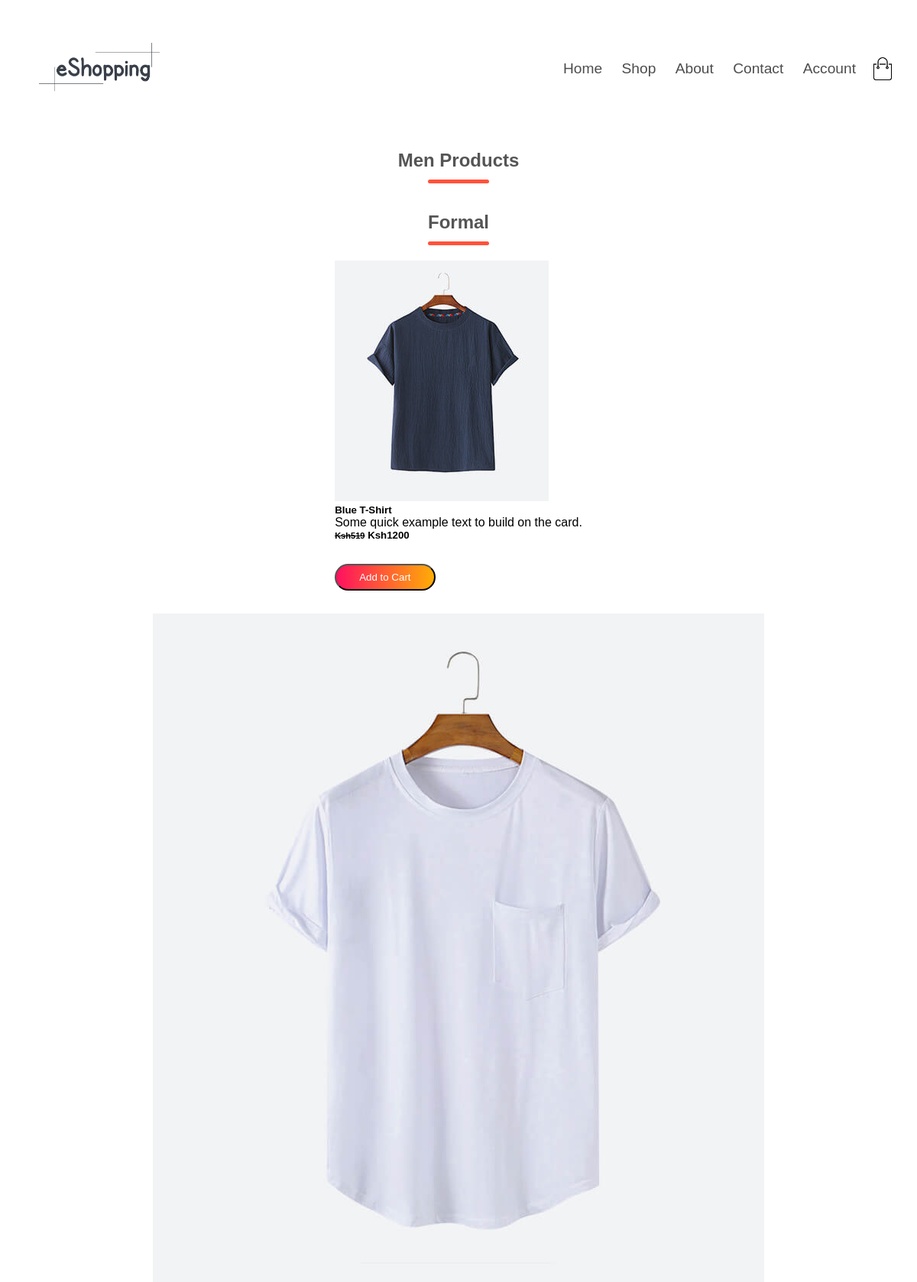
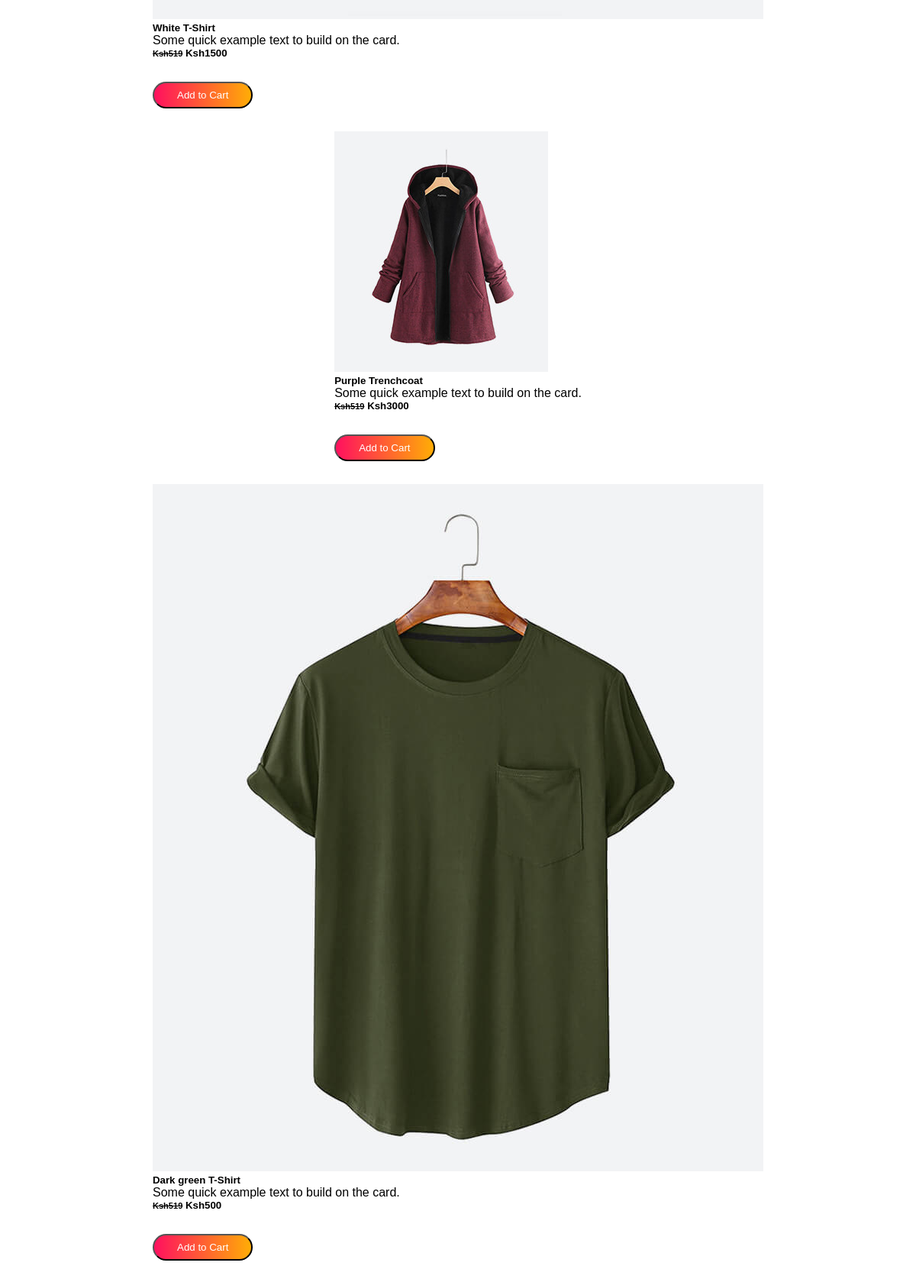
/Account/uploaded_img/Menspage.php (upper part), run on the app's committed database (2 pictures, top to bottom).
### tables this page shows
CREATE TABLE `tbl_product` (
  `product_id` int(11) NOT NULL,
  `product_name` varchar(25) DEFAULT NULL,
  `product_description` text DEFAULT NULL,
  `product_image` varchar(40) DEFAULT NULL,
  `unit_price` double DEFAULT NULL,
  `available_quantity` int(11) DEFAULT NULL,
  `subcategory_name` text DEFAULT NULL,
  `category_name` text NOT NULL,
  `product_keywords` varchar(50) NOT NULL,
  `created_at` datetime DEFAULT current_timestamp(),
  `updated_at` datetime DEFAULT current_timestamp(),
  `added_by` int(11) DEFAULT NULL,
  `is_deleted` int(11) DEFAULT NULL
);

### Account/uploaded_img/Component.php (the view, shortened to what this page needs)
<?php
function component($product_name, $product_price, $product_image, $product_id)
{
    $element = "
    <div class=\"col-md-3 col-sm-6 my-3 my-md-0\">
                <form action=\"Menspage.php\" method=\"post\">
                    <div class=\"card shadow\">
                        <div>
                            <img src=\"$product_image\" alt=\"Image1\" class=\"img-fluid card-img-top\">
                        </div>
                        <div class=\"card-body\">
                            <h5 class=\"card-title\">$product_name</h5>
                            <h6>
                            </h6>
                            <p class=\"card-text\">
                                Some quick example text to build on the card.
                            </p>
                            <h5>
                                <small><s class=\"text-secondary\">Ksh519</s></small>
                                <span class=\"price\">Ksh$product_price</span>
                            </h5>
                            <button type=\"submit\" class=\"btn btn-warning my-3\" name=\"add\">Add to Cart </button>
                            <input type='hidden' name='product_id' value='$product_id'>
                        </div>
                    </div>
                </form>
            </div>
    ";
    echo $element;
}

### Account/uploaded_img/Menspage.php (shortened to what this page needs)
<?php
require_once ('component.php');
class CreateDb
{
    public function getData()
    {
        require("connection.php");
        $sql = "SELECT * FROM tbl_product";
        $result = mysqli_query($conn, $sql);
        if(mysqli_num_rows($result) > 0)
        {
            return $result;
        }
    }
}
$database = new CreateDb("ecommerce", "tbl_product");
?>
<!DOCTYPE html>
<html lang="en">
<head>
    <link rel="stylesheet" href="Men.css">
</head>
<body>
<div class="header">
    <div class="container">
        <div class="navbar">
            <div class="logo">
                <img src="../Homepage/Logo.png" width="200px">
            </div>
            <nav>
                <ul id="MenuItems">
                    <li><a href="../Homepage/home.php">Home</a></li>
                    <li><a href="../Homepage/Shoppage.php">Shop</a></li>
                    <li><a href="../About/About.html">About</a></li>
                    <li><a href="../Contact%20Us/Contact.html">Contact</a></li>
                    <li><a href="../Account/Account.php">Account</a></li>
                </ul>
        </nav>
            <img src="../eShopping/images/cart.png" width="30px" height="30px">
        </div>
    </div>
</div>
<div class="small-container">
    <h2 class="title">Men Products</h2>
    <h2 class="title">Formal</h2>
    <div class="container">
        <div class="row text-center py-5">
            <?php
                $result = $database->getData();
                while ($row = mysqli_fetch_assoc($result))
                {
                    component($row['product_name'], $row['unit_price'], $row['product_image'], $row['product_id']);
                }
            ?>
        </div>
    </div>
    </div>
</body>
</html>

### Account/Men.css (style rules this page uses)
* { margin: 0; padding: 0; box-sizing: border-box; }
body { font-family: 'Quicksand', sans-serif; }
.navbar { font-size: 120%; width: 95%; margin: auto; padding: 35px 0; display: flex; align-items: center; justify-content: space-between; }
nav { flex: 1; text-align: right; }
nav ul { display: inline-block; list-style-type: none; }
nav ul li { display: inline-block; margin-right: 20px; position: relative; }
nav ul li a { width:180px; height:60px; text-decoration: none; color: rgb(78, 76, 76); }
.navbar ul li::after { content: ''; height: 3px; width: 0; background: #6a6969; position: absolute; left: 0; bottom: -10px; transition: 0.5s; }
.title { text-align: center; margin: 0 auto 80px; position: relative; line-height: 60px; color: #555; margin-bottom: 2%; }
.title::after { content: ''; background: #ff523b; width: 80px; height: 5px; border-radius: 5px; position: absolute; bottom: 0; left: 50%; transform: translateX(-50%); }
.btn { display: inline-block; background:linear-gradient(to right,#ff105f,#ffad06); color: #fff; padding: 8px 30px; margin: 30px 0; border-radius: 30px; transition: background 0.5s; }
.small-container { max-width: 1080px; margin: auto; padding-left: 25px; padding-right: 25px; }
.row { display: flex; align-items: center; flex-wrap: wrap; justify-content: space-around; }
img { max-width: 100%; height: auto; }
ul { list-style-type: none; }
a { text-decoration: none; color: rgb(255, 255, 255); }

### data on the page
tbl_product: product_image (picture), product_name "Blue T-Shirt", unit_price "1200"
tbl_product: product_image (picture), product_name "White T-Shirt", unit_price "1500"
tbl_product: product_image (picture), product_name "Purple Trenchcoat", unit_price "3000"
tbl_product: product_image (picture), product_name "Dark green T-Shirt", unit_price "500"
